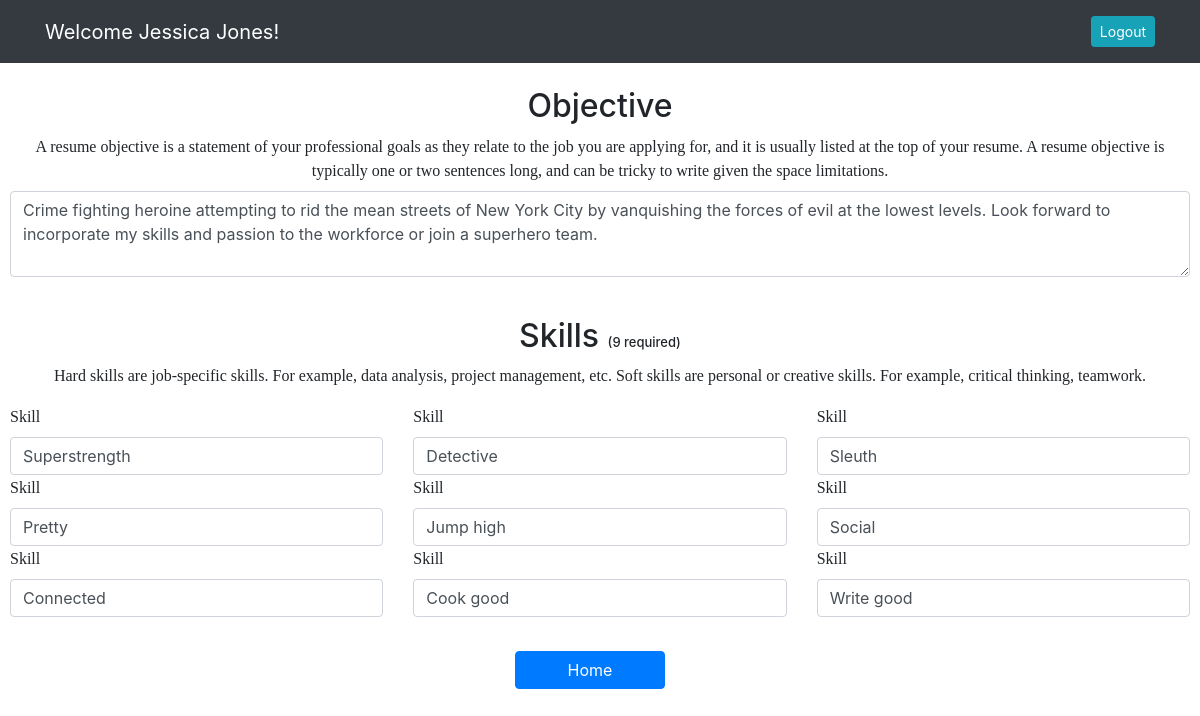
Page /editobjandskillpage (signed in) on the committed database.
### resume_app/models.py (models this page shows)
class User(models.Model):
    first_name = models.CharField(max_length=255)
    last_name = models.CharField(max_length=255)
    email = models.EmailField(max_length=255)
    password = models.CharField(max_length=255)
    created_at = DateTimeField(auto_now_add=True)
    updated_at = DateTimeField(auto_now=True)
    objects = UserManager()

class Objective(models.Model):
    content = models.TextField()
    user = models.OneToOneField(User, on_delete=models.CASCADE)
    created_at = DateTimeField(auto_now_add=True)
    updated_at = DateTimeField(auto_now=True)
    objects = ObjectiveManager()

class Skill(models.Model):
    selected1 = models.CharField(max_length=255, blank=True)
    selected2 = models.CharField(max_length=255, blank=True)
    selected3 = models.CharField(max_length=255, blank=True)
    selected4 = models.CharField(max_length=255, blank=True)
    selected5 = models.CharField(max_length=255, blank=True)
    selected6 = models.CharField(max_length=255, blank=True)
    selected7 = models.CharField(max_length=255, blank=True)
    selected8 = models.CharField(max_length=255, blank=True)
    selected9 = models.CharField(max_length=255, blank=True)
    user = models.ForeignKey(User, related_name="skills", on_delete=models.CASCADE)
    created_at = DateTimeField(auto_now_add=True)
    updated_at = DateTimeField(auto_now=True)
    objects = SkillManager()

### resume_app/views.py (the view)
# urls.py: path('editobjandskillpage', views.editobjandskillpage),
def editobjandskillpage(request):
    if 'id' not in request.session:
        return redirect('/')
    else:
        context = {
            'user': User.objects.get(id = request.session['id'])
        }
    return render(request, 'editobjandskill.html', context)

### resume_app/templates/editobjandskill.html (shortened to what this page needs)
<!DOCTYPE html>
<html lang="en">
<head>
    <link rel="stylesheet" href="https://stackpath.bootstrapcdn.com/bootstrap/4.5.2/css/bootstrap.min.css"
>
    {% load static %}
    <link rel="stylesheet" href="{% static 'css/objective.css' %}">
</head>
<body>
    <nav class="navbar navbar-expand-lg navbar-dark bg-dark">
        <div class="container">
            <a class="navbar-brand" href="#">Welcome {{user.first_name}} {{user.last_name}}!</a>
            <div class="collapse navbar-collapse" id="navbarText">
                <span class="navbar-text">
                    <a href="/logout" role="button" class="btn btn-sm btn-info ml-2 text-white">Logout</a>
                </span>
            </div>
        </div>
    </nav>
    <br>
    <h2>Objective</h2>
        <form action="/editobjective" method="POST" id="objective">
        <div class="mb-3">
            <label for="content" class="form-label">A resume objective is a statement of your
                professional goals as they relate to the job you are applying for, and it is usually listed at the
                top of
                your resume. A resume objective is typically one or two sentences long, and can be tricky to write
                given the
                space limitations.</label>
            <textarea class="form-control" id="obj" rows="3" name="content">{{user.objective.content}}</textarea>
        </div>
        <br>
        <h2>Skills <span class="span_skills">(9 required)</span></h2>
        <p>Hard skills are job-specific skills. For example, data analysis, project management, etc. Soft skills are
            personal or creative skills. For example, critical thinking, teamwork.</p>
        <div id="skill_list">
            {% for skill in user.skills.all %}
            <div class="row">
                <div class="col">
                    <label for="selected1" class="form-label">Skill</label>
                    <input type="text" class="form-control" id="skills" value="{{skill.selected1}}" name="selected1">
                </div>
                <div class="col">
                    <label for="selected2" class="form-label">Skill</label>
                    <input type="text" class="form-control" id="skills" value="{{skill.selected2}}" name="selected2">
                </div>
                <div class="col">
                    <label for="selected3" class="form-label">Skill</label>
                    <input type="text" class="form-control" id="skills" value="{{skill.selected3}}" name="selected3">
                </div>
            </div>
            <div class="row">
                <div class="col">
                    <label for="selected4" class="form-label">Skill</label>
                    <input type="text" class="form-control" id="skills" value="{{skill.selected4}}" name="selected4">
                </div>
                <div class="col">
                    <label for="selected5" class="form-label">Skill</label>
                    <input type="text" class="form-control" id="skills" value="{{skill.selected5}}" name="selected5">
                </div>
                <div class="col">
                    <label for="selected6" class="form-label">Skill</label>
                    <input type="text" class="form-control" id="skills" value="{{skill.selected6}}" name="selected6">
                </div>
            </div>
            <div class="row">
                <div class="col">
                    <label for="selected7" class="form-label">Skill</label>
                    <input type="text" class="form-control" id="skills" value="{{skill.selected7}}" name="selected7">
                </div>
                <div class="col">
                    <label for="selected8" class="form-label">Skill</label>
                    <input type="text" class="form-control" id="skills" value="{{skill.selected8}}" name="selected8">
                </div>
                <div class="col">
                    <label for="selected9" class="form-label">Skill</label>
                    <input type="text" class="form-control" id="skills" value="{{skill.selected9}}" name="selected9">
                </div>
            </div>
            {% endfor %}
        </div>
        <br>
        <div class="d-grid gap-2 col-2 mx-auto" id="btm_btn">
            <button class="btn btn-primary" id="submit" type="submit">Home</button>
        </div>
        </form>
</body>
</html>

### resume_app/static/css/objective.css (style rules this page uses)
.phone, .span_skills { font-size: small; }
#submit { width: 150px; }
h2, .mb-3, p, h6 { text-align: center; }
.mb-3 { margin: 10px; }
.form-label, p { word-wrap: break-word; font-family: 'Times New Roman', Times, serif; }
#skill_list { margin: 10px; }

### rows in the picture
User: first_name "Jessica", last_name "Jones", content "Crime fighting heroine attempting to rid the mean streets of New York City by vanquishing the forces of evil at the lowest levels. Look forward to incorporate my skills and passion to the workforce or join a superhero team."
Skill: selected1 "Superstrength", selected2 "Detective", selected3 "Sleuth", selected4 "Pretty", selected5 "Jump high", selected6 "Social", selected7 "Connected", selected8 "Cook good", selected9 "Write good"
